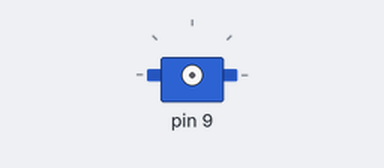
A sketch run on a simulated Arduino Uno, built with avr-gcc and run on an emulated ATmega328P. Shown: servo. Servo pulses on a pin are drawn as a servo (544–2400 µs = 0–180°).

Above: at 0.05 s.
At 1.3 s:
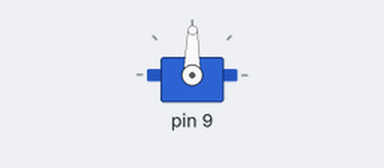
At 2.55 s:
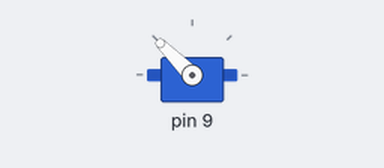
At 5.1 s:
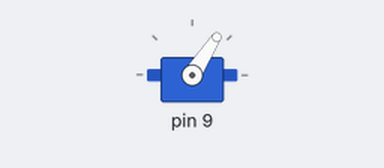
Timing chart, 0 to 7.1 s (numbered marks = the images above):
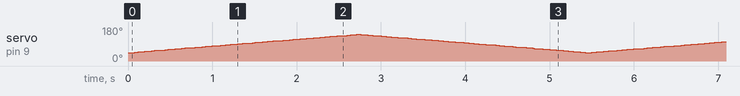

The sketch:

Hardwire_timer_servo_wo_library.ino
```cpp
// Output Check
void setup() {
  // Set pin 9 as output
  pinMode(9, OUTPUT);

  // Configure Timer1 for Fast PWM, mode 14
  TCCR1A = (1 << WGM11) | (1 << COM1A1);  // Fast PWM, clear OC1A on compare match
  TCCR1B = (1 << WGM13) | (1 << WGM12) | (1 << CS11); // Prescaler = 8

  ICR1 = 39999;   // TOP → 20 ms period at 16 MHz / 8 prescaler
  OCR1A = 3000;   // default pulse width (≈1.5 ms = 90°)
}

void loop() {
  // Sweep forward
  for (int angle = 0; angle <= 180; angle++) {
    setServoAngle(angle);
    delay(15);
  }
  // Sweep backward
  for (int angle = 180; angle >= 0; angle--) {
    setServoAngle(angle);
    delay(15);
  }
}

// Map angle (0–180) to pulse width (1000–2000 µs)
void setServoAngle(int angle) {
  int pulseWidth = map(angle, 0, 180, 1000, 2000); // microseconds
  OCR1A = pulseWidth * 2;  // Timer1 ticks = 0.5 µs at prescaler 8

}
```
